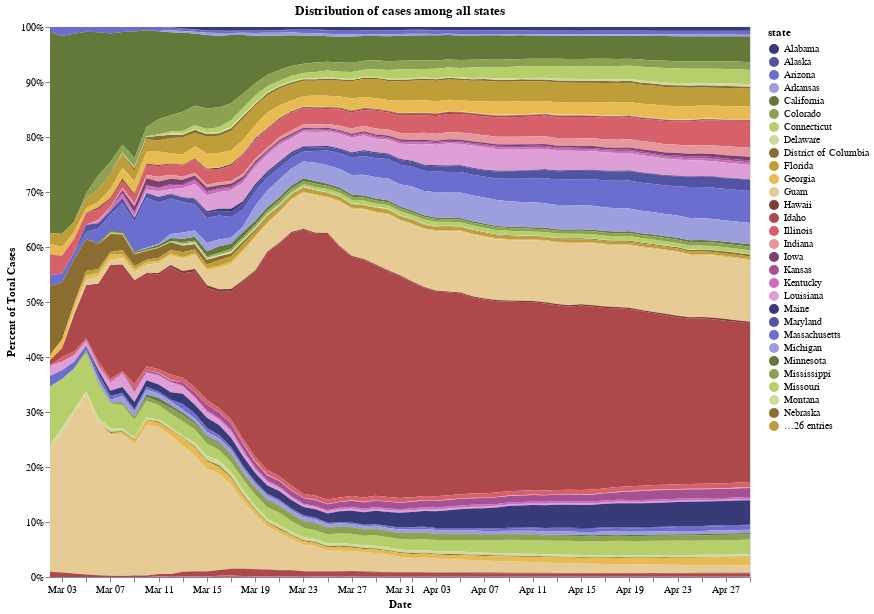

Write notebook code for a chart like this one.
### Markdown cell above
## 6 - Examining percentage of cases compared to all states
The below chart maps which states have the majority of cases at a given date. We can see how Washington and California originally had majority of cases in the U.S., and how quickly New York took over, and continues to make up a large percentage of cases in the U.S.

### Code cell
chart = alt.Chart(recent_cases).mark_area().encode(
    x=alt.X('date:T', axis=alt.Axis(format='%b %d', title='Date')),
    y=alt.Y('cases:Q', stack="normalize", axis=alt.Axis(format='%', title='Percent of Total Cases')), 
#     x="date:T",
#     y=alt.Y("cases:Q", stack="normalize"),
    tooltip=['state', 'cases', 'date'],
    color= alt.Color('state:N', scale=alt.Scale(scheme='category20b'))

).properties(
    width=700,
    height=550,
    title="Distribution of cases among all states"
)

display(chart)

### Figure 1 — Vega-Lite specification as saved in the notebook (floating-point values rounded to 4 significant figures; data arrays with more than 128 entries replaced by an {"elided": "..."} marker saying what was removed)
{"config": {"view": {"continuousWidth": 400, "continuousHeight": 300}}, "data": {"name": "data-33ceef73561fdebc7e90ee3e86f6d696"}, "mark": "area", "encoding": {"color": {"type": "nominal", "field": "state", "scale": {"scheme": "category20b"}}, "tooltip": [{"type": "nominal", "field": "state"}, {"type": "quantitative", "field": "cases"}, {"type": "temporal", "field": "date"}], "x": {"type": "temporal", "axis": {"format": "%b %d", "title": "Date"}, "field": "date"}, "y": {"type": "quantitative", "axis": {"format": "%", "title": "Percent of Total Cases"}, "field": "cases", "stack": "normalize"}}, "height": 550, "title": "Distribution of cases among all states", "width": 700, "$schema": "https://vega.github.io/schema/vega-lite/v4.8.1.json", "datasets": {"data-33ceef73561fdebc7e90ee3e86f6d696": {"elided": "2951 records"}}}
